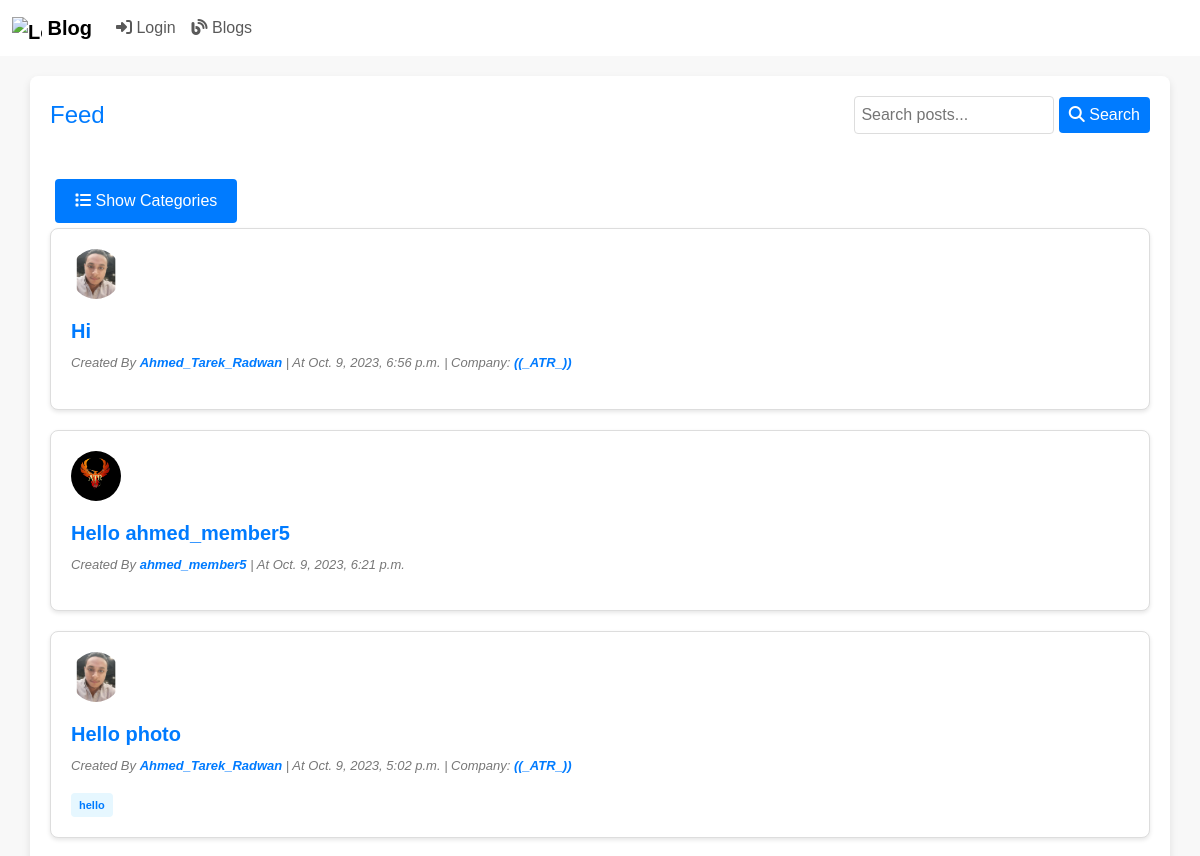
Before: /blog/ (upper part) with the older database file.
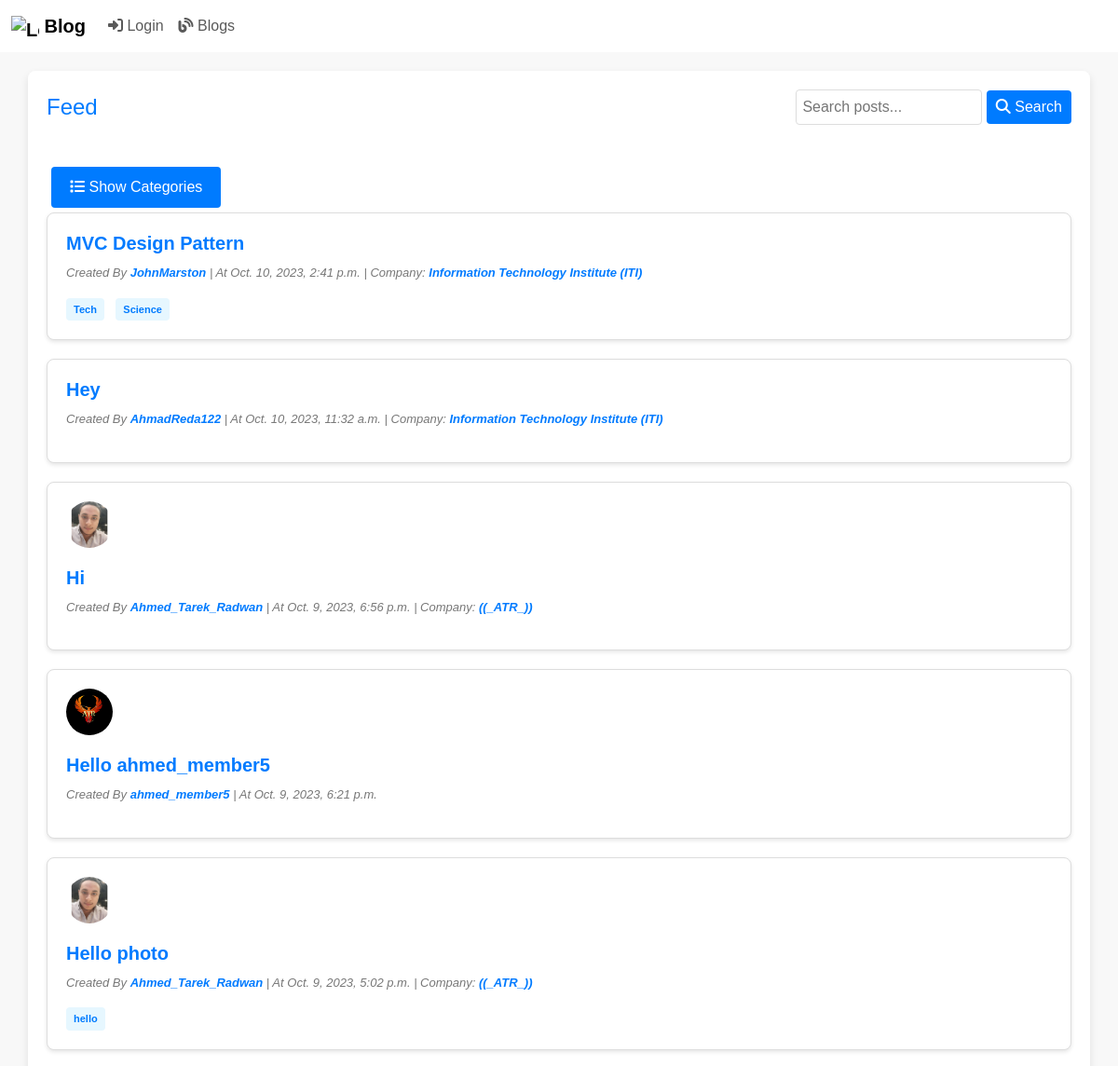
After: the same page with the newer database file.
### myApp/models.py (models this page shows, shortened)
class Blog(models.Model):
  ID = models.BigAutoField(auto_created = True, primary_key=True, verbose_name="ID")
  title = models.CharField(max_length=200)
  content = models.TextField()
  author = models.ForeignKey(User, on_delete=models.CASCADE, blank=False)
  created_at = models.DateTimeField(auto_now_add=True, blank=True)
  updated_at = models.DateTimeField(auto_now=True)
  is_draft = models.BooleanField(default=True)
  publish_status = models.CharField(max_length=10, choices=[('draft', 'Draft'), ('published', 'Published')], default='draft')
  tags = models.ManyToManyField(Tag,related_name="tag_posts")
  categories = models.ManyToManyField(Category)
  company = models.ForeignKey(Company, on_delete=models.SET_NULL, blank=True, null=True)

class UserProfile(models.Model):
  user = models.OneToOneField(User, on_delete=models.CASCADE)
  company = models.ForeignKey(Company, on_delete=models.SET_NULL, blank=True, null=True)
  auth_level = models.CharField(max_length=10, null=True, choices=[('viewer', 'Viewer'), ('member', 'Member'), ('admin', 'Admin'), ('manager', 'Manager')], default="Member")
  groups = models.ForeignKey(Group, on_delete=models.SET_NULL, null=True, blank=True)
  photo = models.ImageField(upload_to='profile_photos/', blank=True, null=True)

class Company(models.Model):
  ID = models.BigAutoField(auto_created = True, primary_key=True, verbose_name="ID")
  name = models.CharField(max_length=30)
  manager = models.ForeignKey(User, on_delete=models.CASCADE, blank=False)
  location = models.CharField(max_length=100, null=True, blank=True)
  description = models.TextField(null=True, blank=True)
  def __str__(self):
    return self.name

class Tag(models.Model):
  category  = models.ManyToManyField(Category,related_name='tags')
  tag_name  = models.CharField(max_length=100)

### myApp/views.py (the view)
# urls.py: path("blog/", views.showBlogs, name="showBlogs"),
def showBlogs(request):
    query = request.GET.get('q')
    blogs = Blog.objects.filter(publish_status="published").order_by("-created_at")
    categories = Category.objects.all()
    if query:
        blogs = blogs.filter(Q(title__icontains=query) | Q(content__icontains=query))
    context = {"Blogs": blogs, "query": query,'categories': categories,}
    return render(request, "Blog/home.html", context)

### myApp/templatetags/my_custom_tags.py (called while the page is built)
@register.filter(name='userProfID')
def userProfID(user):
    userProf = UserProfile.objects.get(user=user)
    return userProf.id

### myApp/templates/Blog/home.html (shortened to what this page needs)
<!DOCTYPE html>
<html lang="en">
{% load static %} {% load crispy_forms_tags %}
{% load my_custom_tags %}
<head>
    <link href="{% static 'css/bootstrap.css' %}" rel="stylesheet">
    <link href="{% static 'css/home.css' %}" rel="stylesheet">
    <link rel="stylesheet" href="https://cdnjs.cloudflare.com/ajax/libs/font-awesome/6.1.0/css/all.min.css">
</head>
<body>
    {% include "Blog/blogNavBar.html" %}
    <div class="container">
        <div class="header-search">
			<h1>Feed</h1>
			<form method="get" class="search-form">
				<input type="search" name="q" placeholder="Search posts..." {% if query %}value="{{ query }}"{% endif %}>
				<button type="submit"><i class="fas fa-search"></i> Search</button>
			</form>
		</div>
        <button class="toggle-button" onclick="toggleCategories()">
            <i class="fas fa-list"></i> Show Categories
        </button>
        {% for blog in Blogs %}
        <div class="blog-card">
            {% if blog.author.userprofile.photo %}
            <div class="header-search">
            <div class="user-photo">
                <img src="{{ blog.author.userprofile.photo.url }}" alt="{{ blog.author.username }}">
            </div>
        </div>
            {% endif %}
            <h4><a href="{% url "blogPage" id=blog.ID %}" style="color: #007bff;">{{ blog.title|capfirst }}</a></h4>
            <div class="meta-info">
                <p class="meta-info">
                    Created By <a href="{% url "userProfile" userProfID=blog.author|userProfID %}">{{ blog.author.username }}</a>
                    | At {{ blog.created_at }}
                    {% if blog.company %}
                    | Company: <a href="{% url "companyProfile" company_id=blog.company.ID %}">{{ blog.company }}</a>
                    {% endif %}
                </p>
            </div>
            <div class="tags">
                {% if blog.tags.all %}
                {% for tag in blog.tags.all %}
                <a href="{% url "tagposts" tag.pk %}" class="tag">{{ tag.tag_name }}</a>
                {% endfor %}
                {% endif %}
            </div>
        </div>
        {% endfor %}
    </div>
</body>
</html>

Changed rows visible on the page:
added Blog: title "MVC Design Pattern", author.username "JohnMarston", created_at "Oct. 10, 2023, 2:41 p.m.", company "Information Technology Institute (ITI)"
now on this page (row unchanged): Tag: tag_name "Tech", shown under "MVC Design Pattern"
now on this page (row unchanged): Tag: tag_name "Science", shown under "MVC Design Pattern"
added Blog: title "Hey", author.username "AhmadReda122", created_at "Oct. 10, 2023, 11:32 a.m.", company "Information Technology Institute (ITI)"
